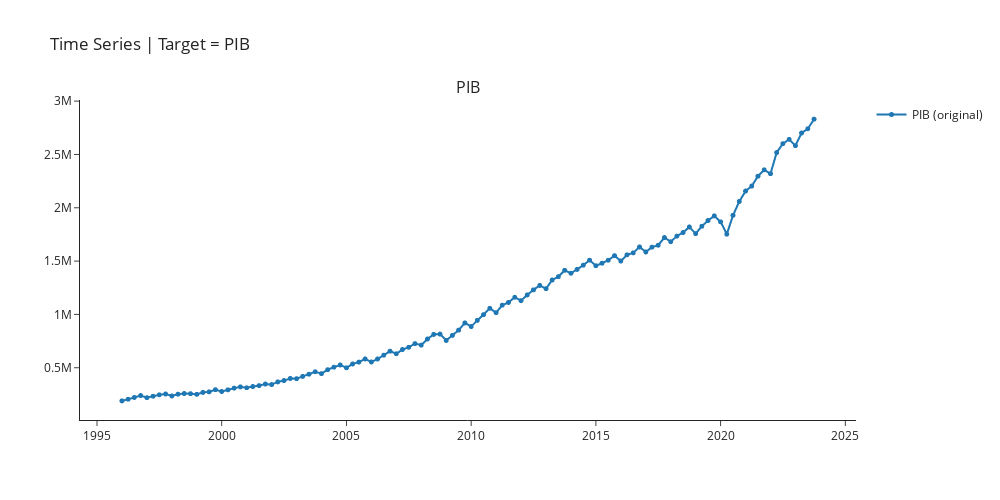

This figure's notebook cell:
### Code cell
exp.plot_model(plot="ts",fig_kwargs = {"height":500,"width":1000,"template": "simple_white","hoverinfo":"none","big_data_threshold":115})
